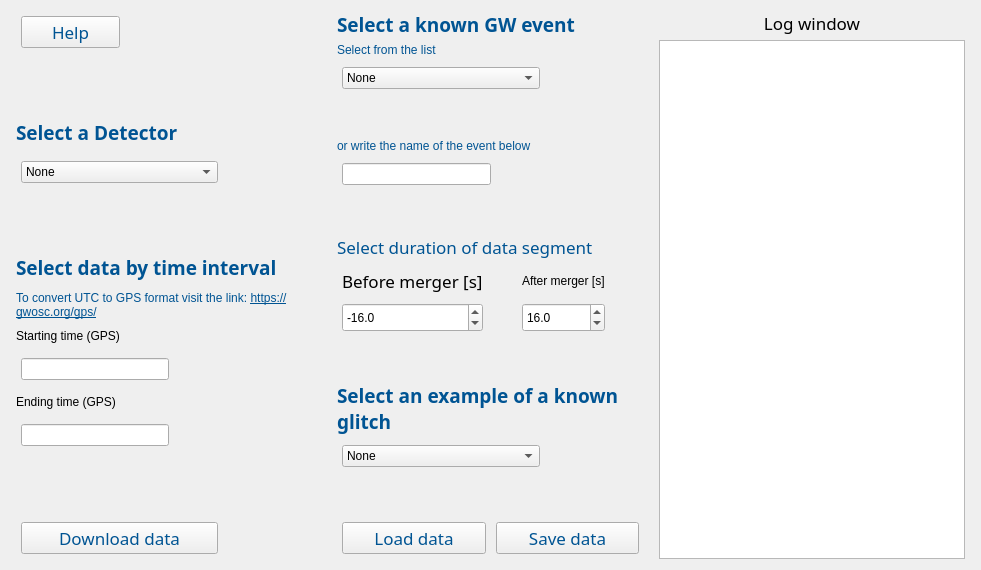
      <widget class="QWidget" name="tab">
       <attribute name="title">
        <string>Get Data</string>
       </attribute>
       <layout class="QGridLayout" name="gridLayout_3">
        <item row="0" column="0">
         <layout class="QHBoxLayout" name="horizontalLayout" stretch="1,1,1">
          <property name="spacing">
           <number>5</number>
          </property>
          <property name="leftMargin">
           <number>0</number>
          </property>
          <property name="topMargin">
           <number>0</number>
          </property>
          <property name="rightMargin">
           <number>0</number>
          </property>
          <property name="bottomMargin">
           <number>0</number>
          </property>
          <item>
           <layout class="QVBoxLayout" name="verticalLayout_3" stretch="0,0,0,0,0,0,0,0,0,0,0,0,0">
            <property name="spacing">
             <number>10</number>
            </property>
            <property name="sizeConstraint">
             <enum>QLayout::SizeConstraint::SetDefaultConstraint</enum>
            </property>
            <property name="leftMargin">
             <number>5</number>
            </property>
            <property name="rightMargin">
             <number>5</number>
            </property>
            <item>
             <layout class="QHBoxLayout" name="horizontalLayout_5" stretch="1,2">
              <property name="spacing">
               <number>5</number>
              </property>
              <property name="leftMargin">
               <number>5</number>
              </property>
              <property name="topMargin">
               <number>5</number>
              </property>
              <property name="rightMargin">
               <number>5</number>
              </property>
              <property name="bottomMargin">
               <number>5</number>
              </property>
              <item>
               <widget class="QPushButton" name="helpButton1">
                <property name="font">
                 <font>
                  <family>Montserrat</family>
                  <pointsize>13</pointsize>
                  <bold>false</bold>
                 </font>
                </property>
                <property name="styleSheet">
                 <string notr="true">color:rgb(0, 84, 147);</string>
                </property>
                <property name="text">
                 <string>Help</string>
                </property>
               </widget>
              </item>
              <item>
               <spacer name="horizontalSpacer">
                <property name="orientation">
                 <enum>Qt::Orientation::Horizontal</enum>
                </property>
                <property name="sizeHint" stdset="0">
                 <size>
                  <width>40</width>
                  <height>20</height>
                 </size>
                </property>
               </spacer>
              </item>
             </layout>
            </item>
            <item>
             <spacer name="verticalSpacer_4">
              <property name="orientation">
               <enum>Qt::Orientation::Vertical</enum>
              </property>
              <property name="sizeHint" stdset="0">
               <size>
                <width>20</width>
                <height>40</height>
               </size>
              </property>
             </spacer>
            </item>
            <item>
             <widget class="QLabel" name="label">
              <property name="font">
               <font>
                <family>Montserrat</family>
                <pointsize>14</pointsize>
                <bold>true</bold>
               </font>
              </property>
              <property name="text">
               <string>&lt;html&gt;&lt;head/&gt;&lt;body&gt;&lt;p&gt;&lt;span style=&quot; color:#005493;&quot;&gt;Select a Detector&lt;/span&gt;&lt;/p&gt;&lt;/body&gt;&lt;/html&gt;</string>
              </property>
             </widget>
            </item>
            <item>
             <layout class="QHBoxLayout" name="horizontalLayout_16" stretch="2,1">
              <property name="leftMargin">
               <number>5</number>
              </property>
              <property name="topMargin">
               <number>5</number>
              </property>
              <property name="rightMargin">
               <number>5</number>
              </property>
              <property name="bottomMargin">
               <number>5</number>
              </property>
              <item>
               <widget class="QComboBox" name="comboBox">
                <item>
                 <property name="text">
                  <string>None</string>
                 </property>
                </item>
                <item>
                 <property name="text">
                  <string>LIGO-Hanford</string>
                 </property>
                </item>
                <item>
                 <property name="text">
                  <string>LIGO-Livingston</string>
                 </property>
                </item>
                <item>
                 <property name="text">
                  <string>Virgo</string>
                 </property>
                </item>
                <item>
                 <property name="text">
                  <string>KAGRA</string>
                 </property>
                </item>
               </widget>
              </item>
              <item>
               <spacer name="horizontalSpacer_2">
                <property name="orientation">
                 <enum>Qt::Orientation::Horizontal</enum>
                </property>
                <property name="sizeHint" stdset="0">
                 <size>
                  <width>40</width>
                  <height>20</height>
                 </size>
                </property>
               </spacer>
              </item>
             </layout>
            </item>
            <item>
             <spacer name="verticalSpacer_3">
              <property name="orientation">
               <enum>Qt::Orientation::Vertical</enum>
              </property>
              <property name="sizeHint" stdset="0">
               <size>
                <width>20</width>
                <height>40</height>
               </size>
              </property>
             </spacer>
            </item>
            <item>
             <widget class="QLabel" name="label_35">
              <property name="minimumSize">
               <size>
                <width>300</width>
                <height>0</height>
               </size>
              </property>
              <property name="font">
               <font>
                <family>Montserrat</family>
                <pointsize>14</pointsize>
                <bold>true</bold>
               </font>
              </property>
              <property name="text">
               <string>&lt;html&gt;&lt;head/&gt;&lt;body&gt;&lt;p&gt;&lt;span style=&quot; color:#005493;&quot;&gt;Select data by time interval&lt;/span&gt;&lt;/p&gt;&lt;/body&gt;&lt;/html&gt;</string>
              </property>
             </widget>
            </item>
            <item>
             <widget class="QLabel" name="label_8">
              <property name="text">
               <string>&lt;html&gt;&lt;head/&gt;&lt;body&gt;&lt;p&gt;&lt;span style=&quot; color:#005493;&quot;&gt;To convert UTC to GPS format visit the link: &lt;/span&gt;&lt;a href=&quot;https://gwosc.org/gps/&quot;&gt;&lt;span style=&quot; text-decoration: underline; color:#005493;&quot;&gt;https://gwosc.org/gps/&lt;/span&gt;&lt;/a&gt;&lt;/p&gt;&lt;/body&gt;&lt;/html&gt;</string>
              </property>
              <property name="wordWrap">
               <bool>true</bool>
              </property>
             </widget>
            </item>
            <item>
             <widget class="QLabel" name="label_2">
              <property name="text">
               <string>Starting time (GPS)</string>
              </property>
             </widget>
            </item>
            <item>
             <layout class="QHBoxLayout" name="horizontalLayout_17">
              <property name="spacing">
               <number>6</number>
              </property>
              <property name="leftMargin">
               <number>5</number>
              </property>
              <property name="topMargin">
               <number>5</number>
              </property>
              <property name="rightMargin">
               <number>5</number>
              </property>
              <property name="bottomMargin">
               <number>5</number>
              </property>
              <item>
               <widget class="QLineEdit" name="GPSstart"/>
              </item>
              <item>
               <spacer name="horizontalSpacer_6">
                <property name="orientation">
                 <enum>Qt::Orientation::Horizontal</enum>
                </property>
                <property name="sizeHint" stdset="0">
                 <size>
                  <width>40</width>
                  <height>20</height>
                 </size>
                </property>
               </spacer>
              </item>
             </layout>
            </item>
            <item>
             <widget class="QLabel" name="label_3">
              <property name="text">
               <string>Ending time (GPS)</string>
              </property>
             </widget>
            </item>
            <item>
             <layout class="QHBoxLayout" name="horizontalLayout_18">
              <property name="leftMargin">
               <number>5</number>
              </property>
              <property name="topMargin">
               <number>5</number>
              </property>
              <property name="rightMargin">
               <number>5</number>
              </property>
              <property name="bottomMargin">
               <number>5</number>
              </property>
              <item>
               <widget class="QLineEdit" name="GPSend"/>
              </item>
              <item>
               <spacer name="horizontalSpacer_11">
                <property name="orientation">
                 <enum>Qt::Orientation::Horizontal</enum>
                </property>
                <property name="sizeHint" stdset="0">
                 <size>
                  <width>40</width>
                  <height>20</height>
                 </size>
                </property>
               </spacer>
              </item>
             </layout>
            </item>
            <item>
             <spacer name="verticalSpacer">
              <property name="orientation">
               <enum>Qt::Orientation::Vertical</enum>
              </property>
              <property name="sizeHint" stdset="0">
               <size>
                <width>20</width>
                <height>40</height>
               </size>
              </property>
             </spacer>
            </item>
            <item>
             <layout class="QHBoxLayout" name="horizontalLayout_19" stretch="2,1">
              <property name="spacing">
               <number>10</number>
              </property>
              <property name="leftMargin">
               <number>5</number>
              </property>
              <property name="topMargin">
               <number>5</number>
              </property>
              <property name="rightMargin">
               <number>5</number>
              </property>
              <property name="bottomMargin">
               <number>5</number>
              </property>
              <item>
               <widget class="QPushButton" name="pushButton">
                <property name="maximumSize">
                 <size>
                  <width>16777215</width>
                  <height>32</height>
                 </size>
                </property>
                <property name="font">
                 <font>
                  <family>Montserrat</family>
                  <pointsize>13</pointsize>
                 </font>
                </property>
                <property name="toolTip">
                 <string>&lt;html&gt;&lt;head/&gt;&lt;body&gt;&lt;p&gt;&lt;span style=&quot; font-size:15px;&quot;&gt;Download the data and save them in memory for later plotting (no file will be saved in your PC yet).&lt;/span&gt;&lt;/p&gt;&lt;/body&gt;&lt;/html&gt;</string>
                </property>
                <property name="styleSheet">
                 <string notr="true">color:rgb(0, 84, 147);</string>
                </property>
                <property name="text">
                 <string>Download data</string>
                </property>
               </widget>
              </item>
              <item>
               <spacer name="horizontalSpacer_13">
                <property name="orientation">
                 <enum>Qt::Orientation::Horizontal</enum>
                </property>
                <property name="sizeHint" stdset="0">
                 <size>
                  <width>40</width>
                  <height>20</height>
                 </size>
                </property>
               </spacer>
              </item>
             </layout>
            </item>
           </layout>
          </item>
          <item>
           <layout class="QVBoxLayout" name="verticalLayout_2" stretch="0,0,0,0,0,0,0,0,0,0,0,0,0,0">
            <property name="spacing">
             <number>5</number>
            </property>
            <property name="leftMargin">
             <number>5</number>
            </property>
            <property name="rightMargin">
             <number>5</number>
            </property>
            <item>
             <widget class="QLabel" name="label_12">
              <property name="font">
               <font>
                <family>Montserrat</family>
                <pointsize>14</pointsize>
                <bold>true</bold>
               </font>
              </property>
              <property name="text">
               <string>&lt;html&gt;&lt;head/&gt;&lt;body&gt;&lt;p&gt;&lt;span style=&quot; color:#005493;&quot;&gt;Select a known GW event&lt;/span&gt;&lt;/p&gt;&lt;/body&gt;&lt;/html&gt;</string>
              </property>
             </widget>
            </item>
            <item>
             <widget class="QLabel" name="label_17">
              <property name="text">
               <string>&lt;html&gt;&lt;head/&gt;&lt;body&gt;&lt;p&gt;&lt;span style=&quot; color:#005493;&quot;&gt;Select from the list&lt;/span&gt;&lt;/p&gt;&lt;/body&gt;&lt;/html&gt;</string>
              </property>
             </widget>
            </item>
            <item>
             <layout class="QHBoxLayout" name="horizontalLayout_20" stretch="2,1">
              <property name="spacing">
               <number>10</number>
              </property>
              <property name="leftMargin">
               <number>5</number>
              </property>
              <property name="topMargin">
               <number>5</number>
              </property>
              <property name="rightMargin">
               <number>5</number>
              </property>
              <property name="bottomMargin">
               <number>5</number>
              </property>
              <item>
               <widget class="QComboBox" name="comboBox_2">
                <property name="toolTip">
                 <string>&lt;html&gt;&lt;head/&gt;&lt;body&gt;&lt;p&gt;&lt;span style=&quot;font-size: 15px;&quot;&gt;Note that when you select an event from this list the selection via time interval will not be possible.&lt;/span&gt;&lt;/p&gt;&lt;/body&gt;&lt;/html&gt;</string>
                </property>
                <item>
                 <property name="text">
                  <string>None</string>
                 </property>
                </item>
               </widget>
              </item>
              <item>
               <spacer name="horizontalSpacer_14">
                <property name="orientation">
                 <enum>Qt::Orientation::Horizontal</enum>
                </property>
                <property name="sizeHint" stdset="0">
                 <size>
                  <width>40</width>
                  <height>20</height>
                 </size>
                </property>
               </spacer>
              </item>
             </layout>
            </item>
            <item>
             <spacer name="verticalSpacer_7">
              <property name="orientation">
               <enum>Qt::Orientation::Vertical</enum>
              </property>
              <property name="sizeHint" stdset="0">
               <size>
                <width>20</width>
                <height>40</height>
               </size>
              </property>
             </spacer>
            </item>
            <item>
             <widget class="QLabel" name="label_18">
              <property name="text">
               <string>&lt;html&gt;&lt;head/&gt;&lt;body&gt;&lt;p&gt;&lt;span style=&quot; color:#005493;&quot;&gt;or write the name of the event below&lt;/span&gt;&lt;/p&gt;&lt;/body&gt;&lt;/html&gt;</string>
              </property>
             </widget>
            </item>
            <item>
             <layout class="QHBoxLayout" name="horizontalLayout_21">
              <property name="spacing">
               <number>10</number>
              </property>
              <property name="leftMargin">
               <number>5</number>
              </property>
              <property name="topMargin">
               <number>5</number>
              </property>
              <property name="rightMargin">
               <number>5</number>
              </property>
              <property name="bottomMargin">
               <number>5</number>
              </property>
              <item>
               <widget class="QLineEdit" name="EventNameTab3_2"/>
              </item>
              <item>
               <spacer name="horizontalSpacer_15">
                <property name="orientation">
                 <enum>Qt::Orientation::Horizontal</enum>
                </property>
                <property name="sizeHint" stdset="0">
                 <size>
                  <width>40</width>
                  <height>20</height>
                 </size>
                </property>
               </spacer>
              </item>
             </layout>
            </item>
            <item>
             <spacer name="verticalSpacer_6">
              <property name="orientation">
               <enum>Qt::Orientation::Vertical</enum>
              </property>
              <property name="sizeHint" stdset="0">
               <size>
                <width>20</width>
                <height>40</height>
               </size>
              </property>
             </spacer>
            </item>
            <item>
             <widget class="QLabel" name="label_14">
              <property name="font">
               <font>
                <family>Montserrat</family>
                <pointsize>13</pointsize>
               </font>
              </property>
              <property name="text">
               <string>&lt;html&gt;&lt;head/&gt;&lt;body&gt;&lt;p&gt;&lt;span style=&quot;color:#005493;&quot;&gt;Select duration of data segment&lt;/span&gt;&lt;/p&gt;&lt;/body&gt;&lt;/html&gt;</string>
              </property>
             </widget>
            </item>
            <item>
             <layout class="QGridLayout" name="gridLayout" rowstretch="1,1" columnstretch="0,1,0,1">
              <property name="leftMargin">
               <number>5</number>
              </property>
              <property name="topMargin">
               <number>5</number>
              </property>
              <property name="rightMargin">
               <number>5</number>
              </property>
              <property name="bottomMargin">
               <number>5</number>
              </property>
              <property name="horizontalSpacing">
               <number>5</number>
              </property>
              <property name="verticalSpacing">
               <number>10</number>
              </property>
              <item row="0" column="1">
               <spacer name="horizontalSpacer_17">
                <property name="orientation">
                 <enum>Qt::Orientation::Horizontal</enum>
                </property>
                <property name="sizeHint" stdset="0">
                 <size>
                  <width>40</width>
                  <height>20</height>
                 </size>
                </property>
               </spacer>
              </item>
              <item row="1" column="1">
               <spacer name="horizontalSpacer_16">
                <property name="orientation">
                 <enum>Qt::Orientation::Horizontal</enum>
                </property>
                <property name="sizeHint" stdset="0">
                 <size>
                  <width>40</width>
                  <height>20</height>
                 </size>
                </property>
               </spacer>
              </item>
              <item row="0" column="2">
               <widget class="QLabel" name="label_16">
                <property name="text">
                 <string>After merger [s]</string>
                </property>
                <property name="wordWrap">
                 <bool>true</bool>
                </property>
               </widget>
              </item>
              <item row="0" column="0">
               <widget class="QLabel" name="label_15">
                <property name="font">
                 <font>
                  <family>Montserrat</family>
                  <pointsize>13</pointsize>
                 </font>
                </property>
                <property name="text">
                 <string>Before merger [s]</string>
                </property>
                <property name="wordWrap">
                 <bool>true</bool>
                </property>
               </widget>
              </item>
              <item row="1" column="0">
               <widget class="QDoubleSpinBox" name="doubleSpinBox">
                <property name="minimumSize">
                 <size>
                  <width>0</width>
                  <height>29</height>
                 </size>
                </property>
                <property name="locale">
                 <locale language="English" country="UnitedStates"/>
                </property>
                <property name="decimals">
                 <number>1</number>
                </property>
                <property name="minimum">
                 <double>-100.000000000000000</double>
                </property>
                <property name="singleStep">
                 <double>0.100000000000000</double>
                </property>
                <property name="value">
                 <double>-16.000000000000000</double>
                </property>
               </widget>
              </item>
              <item row="0" column="3">
               <spacer name="horizontalSpacer_19">
                <property name="orientation">
                 <enum>Qt::Orientation::Horizontal</enum>
                </property>
                <property name="sizeHint" stdset="0">
                 <size>
                  <width>40</width>
                  <height>20</height>
                 </size>
                </property>
               </spacer>
              </item>
              <item row="1" column="3">
               <spacer name="horizontalSpacer_20">
                <property name="orientation">
                 <enum>Qt::Orientation::Horizontal</enum>
                </property>
                <property name="sizeHint" stdset="0">
                 <size>
                  <width>40</width>
                  <height>20</height>
                 </size>
                </property>
               </spacer>
              </item>
              <item row="1" column="2">
               <widget class="QDoubleSpinBox" name="doubleSpinBox_2">
                <property name="minimumSize">
                 <size>
                  <width>0</width>
                  <height>29</height>
                 </size>
                </property>
                <property name="locale">
                 <locale language="English" country="UnitedStates"/>
                </property>
                <property name="decimals">
                 <number>1</number>
                </property>
                <property name="minimum">
                 <double>0.000000000000000</double>
                </property>
                <property name="singleStep">
                 <double>0.100000000000000</double>
                </property>
                <property name="value">
                 <double>16.000000000000000</double>
                </property>
               </widget>
              </item>
             </layout>
            </item>
            <item>
             <spacer name="verticalSpacer_5">
              <property name="orientation">
               <enum>Qt::Orientation::Vertical</enum>
              </property>
              <property name="sizeHint" stdset="0">
               <size>
                <width>20</width>
                <height>40</height>
               </size>
              </property>
             </spacer>
            </item>
            <item>
             <widget class="QLabel" name="label_13">
              <property name="minimumSize">
               <size>
                <width>300</width>
                <height>0</height>
               </size>
              </property>
              <property name="font">
               <font>
                <family>Montserrat</family>
                <pointsize>14</pointsize>
                <bold>true</bold>
               </font>
              </property>
              <property name="text">
               <string>&lt;html&gt;&lt;head/&gt;&lt;body&gt;&lt;p&gt;&lt;span style=&quot; color:#005493;&quot;&gt;Select an example of a known glitch&lt;/span&gt;&lt;/p&gt;&lt;/body&gt;&lt;/html&gt;</string>
              </property>
              <property name="wordWrap">
               <bool>true</bool>
              </property>
             </widget>
            </item>
            <item>
             <layout class="QHBoxLayout" name="horizontalLayout_3" stretch="2,1">
              <property name="leftMargin">
               <number>5</number>
              </property>
              <property name="topMargin">
               <number>5</number>
              </property>
              <property name="rightMargin">
               <number>5</number>
              </property>
              <property name="bottomMargin">
               <number>5</number>
              </property>
              <item>
               <widget class="QComboBox" name="comboBox_3">
                <item>
                 <property name="text">
                  <string>None</string>
                 </property>
                </item>
                <item>
                 <property name="text">
                  <string>Blip</string>
                 </property>
                </item>
               </widget>
              </item>
              <item>
               <spacer name="horizontalSpacer_18">
                <property name="orientation">
                 <enum>Qt::Orientation::Horizontal</enum>
                </property>
                <property name="sizeHint" stdset="0">
                 <size>
                  <width>40</width>
                  <height>20</height>
                 </size>
                </property>
               </spacer>
              </item>
             </layout>
            </item>
            <item>
             <spacer name="verticalSpacer_2">
              <property name="orientation">
               <enum>Qt::Orientation::Vertical</enum>
              </property>
              <property name="sizeHint" stdset="0">
               <size>
                <width>20</width>
                <height>40</height>
               </size>
              </property>
             </spacer>
            </item>
            <item>
             <layout class="QHBoxLayout" name="horizontalLayout_2">
              <property name="spacing">
               <number>10</number>
              </property>
              <property name="leftMargin">
               <number>5</number>
              </property>
              <property name="topMargin">
               <number>5</number>
              </property>
              <property name="rightMargin">
               <number>5</number>
              </property>
              <property name="bottomMargin">
               <number>5</number>
              </property>
              <item>
               <widget class="QPushButton" name="pushButton_6">
                <property name="font">
                 <font>
                  <family>Montserrat</family>
                  <pointsize>13</pointsize>
                 </font>
                </property>
                <property name="toolTip">
                 <string>&lt;html&gt;&lt;head/&gt;&lt;body&gt;&lt;p&gt;&lt;span style=&quot;font-size:15px;&quot;&gt;Loads data previously downloaded with the App or GWOSC.&lt;/span&gt;&lt;/p&gt;&lt;/body&gt;&lt;/html&gt;</string>
                </property>
                <property name="styleSheet">
                 <string notr="true">color:rgb(0, 84, 147);</string>
                </property>
                <property name="text">
                 <string>Load data</string>
                </property>
               </widget>
              </item>
              <item>
               <widget class="QPushButton" name="pushButton_7">
                <property name="font">
                 <font>
                  <family>Montserrat</family>
                  <pointsize>13</pointsize>
                 </font>
                </property>
                <property name="toolTip">
                 <string>&lt;html&gt;&lt;head/&gt;&lt;body&gt;&lt;p&gt;&lt;span style=&quot;font-size:15px;&quot;&gt;Saves the data in one of the supported formats (hdf5, gwf or txt).&lt;/span&gt;&lt;/p&gt;&lt;/body&gt;&lt;/html&gt;</string>
                </property>
                <property name="styleSheet">
                 <string notr="true">color:rgb(0, 84, 147);</string>
                </property>
                <property name="text">
                 <string>Save data</string>
                </property>
               </widget>
              </item>
             </layout>
            </item>
           </layout>
          </item>
          <item>
           <layout class="QVBoxLayout" name="verticalLayout">
            <property name="spacing">
             <number>5</number>
            </property>
            <property name="leftMargin">
             <number>5</number>
            </property>
            <property name="topMargin">
             <number>0</number>
            </property>
            <property name="rightMargin">
             <number>5</number>
            </property>
            <property name="bottomMargin">
             <number>0</number>
            </property>
            <item>
             <widget class="QLabel" name="label_30">
              <property name="font">
               <font>
                <family>Montserrat</family>
                <pointsize>13</pointsize>
                <bold>false</bold>
               </font>
              </property>
              <property name="text">
               <string>&lt;html&gt;&lt;head/&gt;&lt;body&gt;&lt;p align=&quot;center&quot;&gt;Log window&lt;/p&gt;&lt;/body&gt;&lt;/html&gt;</string>
              </property>
             </widget>
            </item>
            <item>
             <widget class="QTextBrowser" name="textBrowser">
              <property name="minimumSize">
               <size>
                <width>300</width>
                <height>0</height>
               </size>
              </property>
              <property name="font">
               <font>
                <family>Times New Roman</family>
                <pointsize>14</pointsize>
               </font>
              </property>
             </widget>
            </item>
           </layout>
          </item>
         </layout>
        </item>
       </layout>
      </widget>
